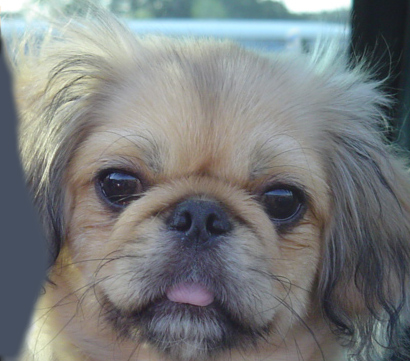
#> input picture lab1-hybrid-image/gui/res/dog.jpg, 410 x 361 px, found by its file name
$ python fft_20230326231905.py
#> lines starting #> are read from the running program, lines starting #| are printed output that depends on the picture
import cv2
import numpy as np
from matplotlib import pyplot as plt

pairs = [
    ('res/squirrel1.png', 'res/bunny1.png'),
    ('res/dog.jpg', 'res/cat.jpg'),
    ('res/donkey1.png', 'res/zebra1.png'),
]
pair_idx = 1    # select a pair of images from the list above
ksize1, sigma1, ksize2, sigma2 = 39, 11, 21, 5
d1, d2 = 50, 50


def ideal_spectral_filter(shape, d, type='lowpass'):
    m, n = shape
    basic_element = 0 if type == 'lowpass' else 1
    filter_element = 1 if type == 'lowpass' else 0
    h = np.full((m, n), basic_element, dtype=np.float32)
    for i in range(m):
        for j in range(n):
            if np.sqrt((i - m / 2) ** 2 + (j - n / 2) ** 2) <= d:
                    h[i, j] = filter_element
    return h


def spatial_hybrid_image(img1, img2, ksize1, sigma1, ksize2, sigma2):
    img1_low_pass = cv2.GaussianBlur(img1, (ksize1, ksize1), sigma1)
    img2_high_pass = cv2.subtract(img2, cv2.GaussianBlur(img2, (ksize2, ksize2), sigma2))
    hybrid_image = cv2.add(img1_low_pass, img2_high_pass)

    plt.subplot(321), plt.imshow(img1, cmap='gray')
    plt.title('Input Image1'), plt.xticks([]), plt.yticks([])
    plt.subplot(322), plt.imshow(img1_low_pass, cmap='gray')
    plt.title(f'Image1 Low Pass. ksize1 = {ksize1}, sigma1 = {sigma1}'), plt.xticks([]), plt.yticks([])
    plt.subplot(323), plt.imshow(hybrid_image, cmap='gray')
    plt.title('Hybrid Image'), plt.xticks([]), plt.yticks([])
    plt.subplot(324), plt.imshow(img2, cmap='gray')
    plt.title('Input Image2'), plt.xticks([]), plt.yticks([])
    plt.subplot(325), plt.imshow(img2_high_pass, cmap='gray')
    plt.title(f'Image2 High Pass. ksize2 = {ksize2}, sigma2 = {sigma2}'), plt.xticks([]), plt.yticks([])
    plt.show()


def spectral_hybrid_image(image1, image2, d1, d2):  # ref: https://www.youtube.com/watch?v=YVBxM64kpkU
    f1 = np.fft.fft2(np.float32(image1))
    f2 = np.fft.fft2(np.float32(image2))
    f1shift = np.fft.fftshift(f1)
    f2shift = np.fft.fftshift(f2)
    h1 = ideal_spectral_filter(f1.shape, d1, type='lowpass')
    h2 = ideal_spectral_filter(f2.shape, d2, type='highpass')
    f1_filtered = f1shift * h1
    f2_filtered = f2shift * h2
    f1_filtered_shift = np.fft.ifftshift(f1_filtered)
    f2_filtered_shift = np.fft.ifftshift(f2_filtered)
    f1_filtered_ifft = np.fft.ifft2(f1_filtered_shift)
    f2_filtered_ifft = np.fft.ifft2(f2_filtered_shift)
    hybrid_image = np.abs(f1_filtered_ifft) + np.abs(f2_filtered_ifft)
    hybrid_image = (hybrid_image / np.max(hybrid_image) * 255).astype(np.uint8)

    # [23 lines of commented-out code are left out]
    return hybrid_image


def call_back_d1(x):
    global d1
    d1 = x
    hybrid_image = spectral_hybrid_image(img1, img2, d1, d2)
    cv2.imshow('Hybrid Image', hybrid_image)
    show_pyramid_in_canvas(pyramid(hybrid_image, 5))


def call_back_d2(x):
    global d2
    d2 = x
    hybrid_image = spectral_hybrid_image(img1, img2, d1, d2)
    cv2.imshow('Hybrid Image', hybrid_image)
    show_pyramid_in_canvas(pyramid(hybrid_image, 5))


def pyramid(image, level):
    pyr = [image]
    for i in range(level - 1):
        pyr.append(cv2.pyrDown(pyr[i]))
    return pyr


def show_pyramid_in_canvas(pyr):
    canvas = np.zeros((pyr[0].shape[0], np.sum([p.shape[1] for p in pyr])), dtype=np.uint8)
    x = 0
    for p in pyr:
        canvas[:p.shape[0], x:x+p.shape[1]] = p
        x += p.shape[1]
    cv2.imshow('Pyramid', canvas)


if __name__ == '__main__':
    img1 = cv2.imread(pairs[pair_idx][0], 0)    # read as grayscale
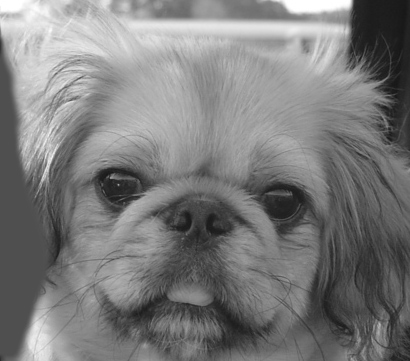
#> img1: shape (361, 410); min 22, max 255, mean 123.6
    img2 = cv2.imread(pairs[pair_idx][1], 0)
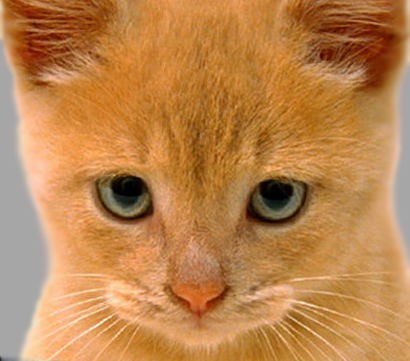
#> input picture lab1-hybrid-image/gui/res/cat.jpg, 410 x 361 px, found by its file name
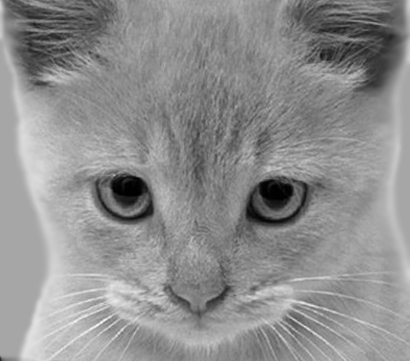
#> img2: shape (361, 410); min 0, max 252, mean 142.9

    # spatial_hybrid_image(img1, img2, ksize1, sigma1, ksize2, sigma2)
    hybrid_image = spectral_hybrid_image(img1, img2, d1, d2)
#> in spectral_hybrid_image, `hybrid_image = np.abs(f1_filtered_ifft) + np.abs(f2_filtered_ifft)`:
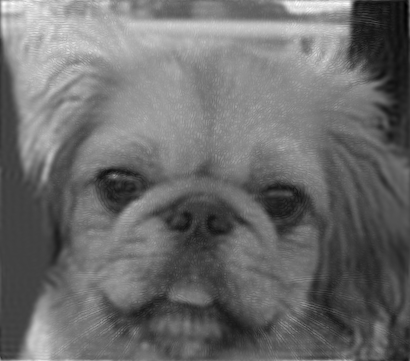
#> hybrid_image: shape (361, 410) float64; min 4.03, max 296.5, mean 128.7; drawn with min black and max white
    cv2.imshow('Img1', img1)
    cv2.imshow('Img2', img2)
    cv2.imshow('Hybrid Image', hybrid_image)
    show_pyramid_in_canvas(pyramid(hybrid_image, 5))
#> after the loop in pyramid, `for i in range(level - 1):`: pyr = 5 items
#> in show_pyramid_in_canvas, `canvas = np.zeros((pyr[0].shape[0], np.sum([p.shape[1] for p in pyr]))..`: canvas: shape (361, 796); every value is 0
#> the loop in show_pyramid_in_canvas, `for p in pyr:` made 5 passes
#> x on passes 1 to 5: 410, 615, 718, 770, 796
#> after the loop in show_pyramid_in_canvas, `for p in pyr:`:
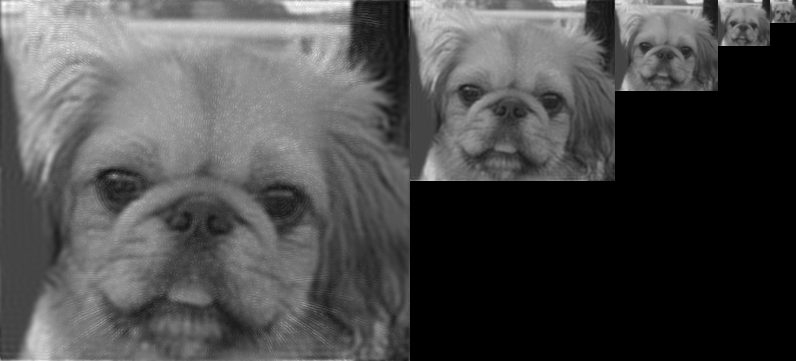
#> canvas: shape (361, 796); min 0, max 255, mean 75.7
#> after the loop in show_pyramid_in_canvas, `for p in pyr:`: x = 796
    cv2.createTrackbar('d1', 'Hybrid Image', d1, 100, call_back_d1)
    cv2.createTrackbar('d2', 'Hybrid Image', d2, 100, call_back_d2)
    cv2.waitKey(0)
